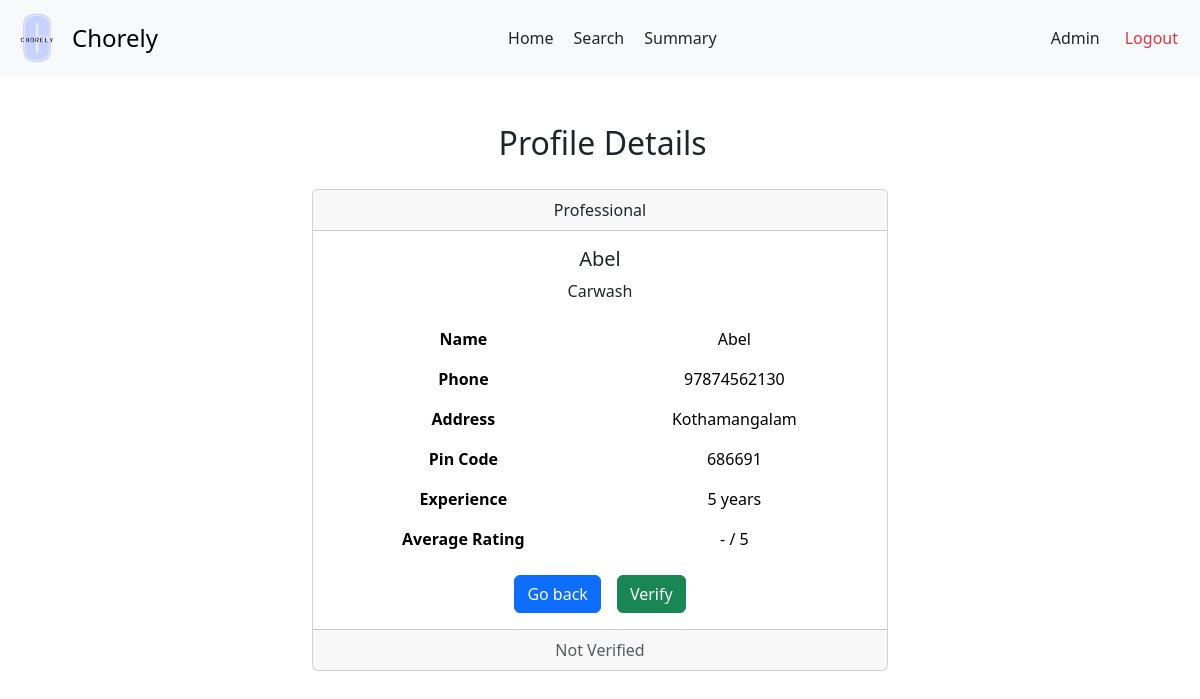
/admin/view/pro/3, run on an earlier commit of the app's database.
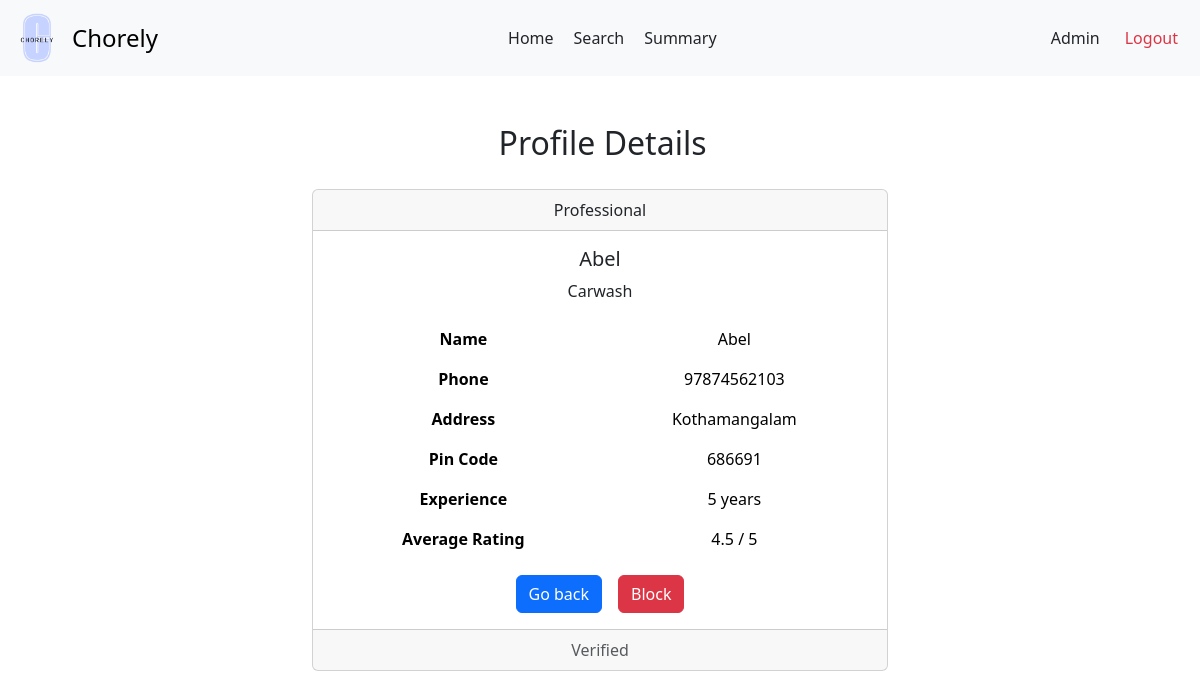
And on a later commit of the database.
### backend/models.py (models this page shows)
class ServiceProfessionals(db.Model):
    __tablename__ = 'ServiceProfessionals'
    professional_id = db.Column(db.Integer, primary_key=True, autoincrement=True)
    user_id = db.Column(db.Integer, db.ForeignKey('Users.user_id'), unique=True, nullable=False)
    service_id = db.Column(db.Integer, db.ForeignKey('Services.service_id'), nullable=False)
    experience_years = db.Column(db.Integer)
    profile_verified = db.Column(db.Boolean, default=False)
    name = db.Column(db.String, nullable = False)
    phone = db.Column(db.String)
    address = db.Column(db.String)
    pin_code = db.Column(db.String)
    service_requests = db.relationship('ServiceRequests', backref='professional')

### backend/adminController.py (the view)
@app.route('/admin/view/pro/<int:pro_id>', methods =['GET'])
def view_pro(pro_id):
  pro = ServiceProfessionals.query.get(pro_id)
  closed_services = ServiceRequests.query.filter_by(professional_id = pro.professional_id, service_status = 'closed').all()
  ratings = [r.rating for r in closed_services]
  if ratings:
    avg_rating = sum(ratings)/len(ratings)
  else:
    avg_rating= "-"
  return render_template('admin-view-pro.html', pro = pro, avg_rating = avg_rating)

### templates/admin-view-pro.html (shortened to what this page needs)
<!DOCTYPE html>
<html lang="en">
<head>
  <link href="https://cdn.jsdelivr.net/npm/bootstrap@5.3.3/dist/css/bootstrap.min.css" rel="stylesheet">
  <link rel="stylesheet" href="{{ url_for('static', filename = 'prof-dash.css')}}">
  <link rel="stylesheet" href="{{ url_for('static', filename = 'navbar.css')}}">
</head>
<body>
  <nav class="navbar bg-body-tertiary">
    <div class="container-fluid">
      <a class="navbar-brand d-flex align-items-center" href="#" style="text-decoration: none;">
        <img src="{{ url_for('static', filename = 'logo.png')}}" alt="Chorely Logo" width="50" height="50" id="logo">
        <span style="font-size: 1.5rem;">Chorely</span>
      </a>
      <div style="display: flex;">
        <a class="nav-link active" aria-current="page" href="/admin">Home</a>
        <a class="nav-link" href="/admin/search">Search</a>
        <a class="nav-link" href="/admin/summary">Summary</a>
      </div>
      <div class="d-flex text text-end">
        <a class="nav-link" href="/admin/profile">Admin</a>
        <a class="nav-link text-danger" href="/userlogin">Logout</a>
      </div>
    </div>
  </nav>
  <div id="main">
    <div id="canvas">
      <br>
      <h2 class="headings text text-center">Profile Details</h2><br>
      <div class="card text-center" style="width: 60%; margin: auto;">
        <div class="card-header">
          Professional
        </div>
        <div class="card-body">
          <h5 class="card-title">{{ pro.name }}</h5>
          <p class="card-text">{{ pro.service.name }}</p>
          <table class="table table-borderless mb-3">
            <tbody>
              <tr>
                <th>Name</th>
                <td>{{ pro.name | title }}</td>
              </tr>
              <tr>
                <th>Phone</th>
                <td>{{ pro.phone }}</td>
              </tr>
              <tr>
                <th>Address</th>
                <td>{{ pro.address | title }}</td>
              </tr>
              <tr>
                <th>Pin Code</th>
                <td>{{ pro.pin_code }}</td>
              </tr>
              <tr>
                <th>Experience</th>
                <td>{{ pro.experience_years | int }} years</td>
              </tr>
              <tr>
                <th>Average Rating</th>
                <td>{{ avg_rating }} / 5 </td>
              </tr>
            </tbody>
          </table>
          <div class="text justify-content-center d-flex">
            <a href="javascript: history.back()" class="btn btn-primary ms-3">Go back</a>
            {% if pro.profile_verified %}
            <a href="/admin/block/prof/{{pro.professional_id }}" class="btn btn-danger mx-3">Block</a>
            {% else %}
              <a href="/admin/approve/prof/{{ pro.professional_id }}" class="btn btn-success mx-3">Verify</a>
            {% endif %}
          </div>
        </div>
        <div class="card-footer text-body-secondary">
          {% if pro.profile_verified %}
            Verified
          {% else %}
            Not Verified
          {% endif %}
        </div>
      </div>
</body>
</html>

What changed in the data, as far as the page shows it:
changed ServiceProfessionals "Abel": phone "97874562130" → "97874562103"; profile_verified False → True (drawn)
Also different on the page:
{{ avg_rating }}: "-" → "4.5"
text no longer shown: "Verify Not Verified"
text now shown: "Block Verified"
